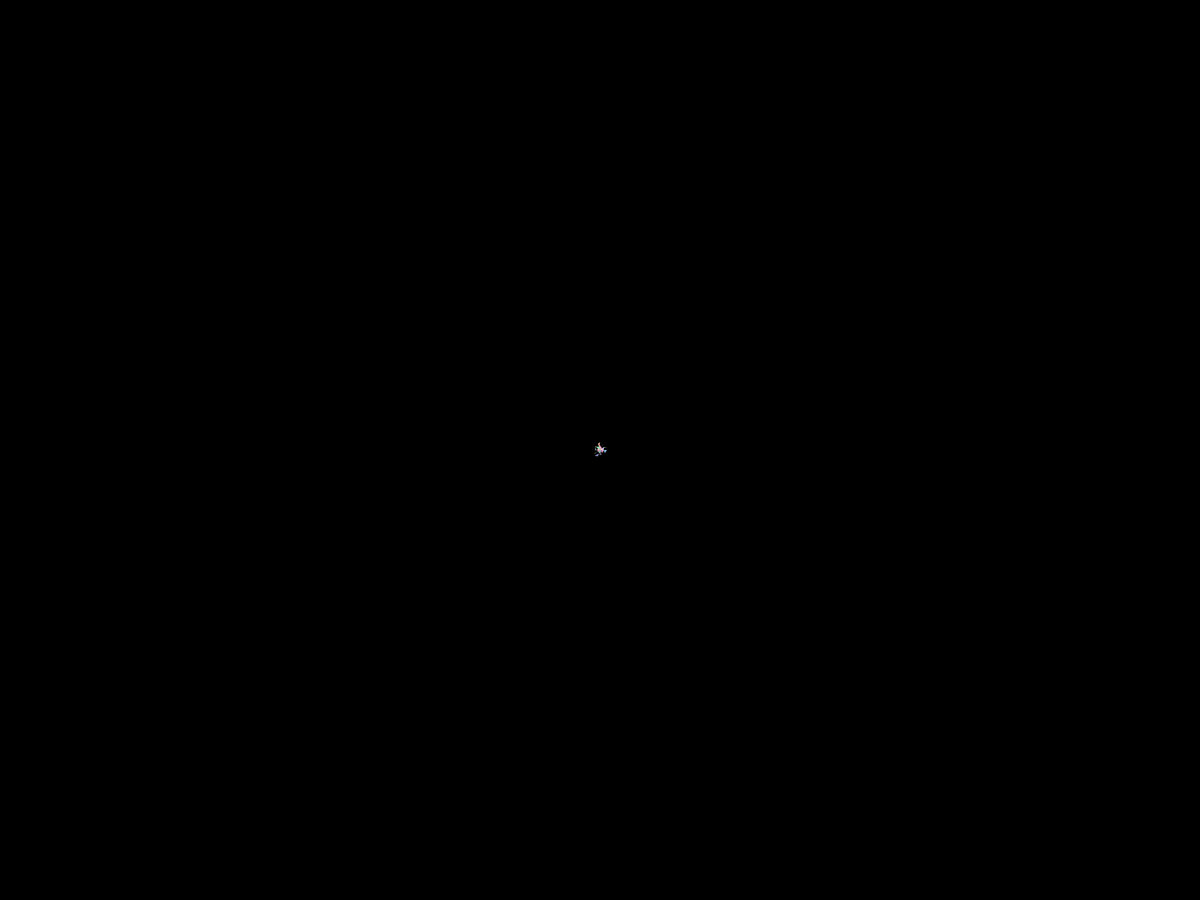
Frame 1 (no input)
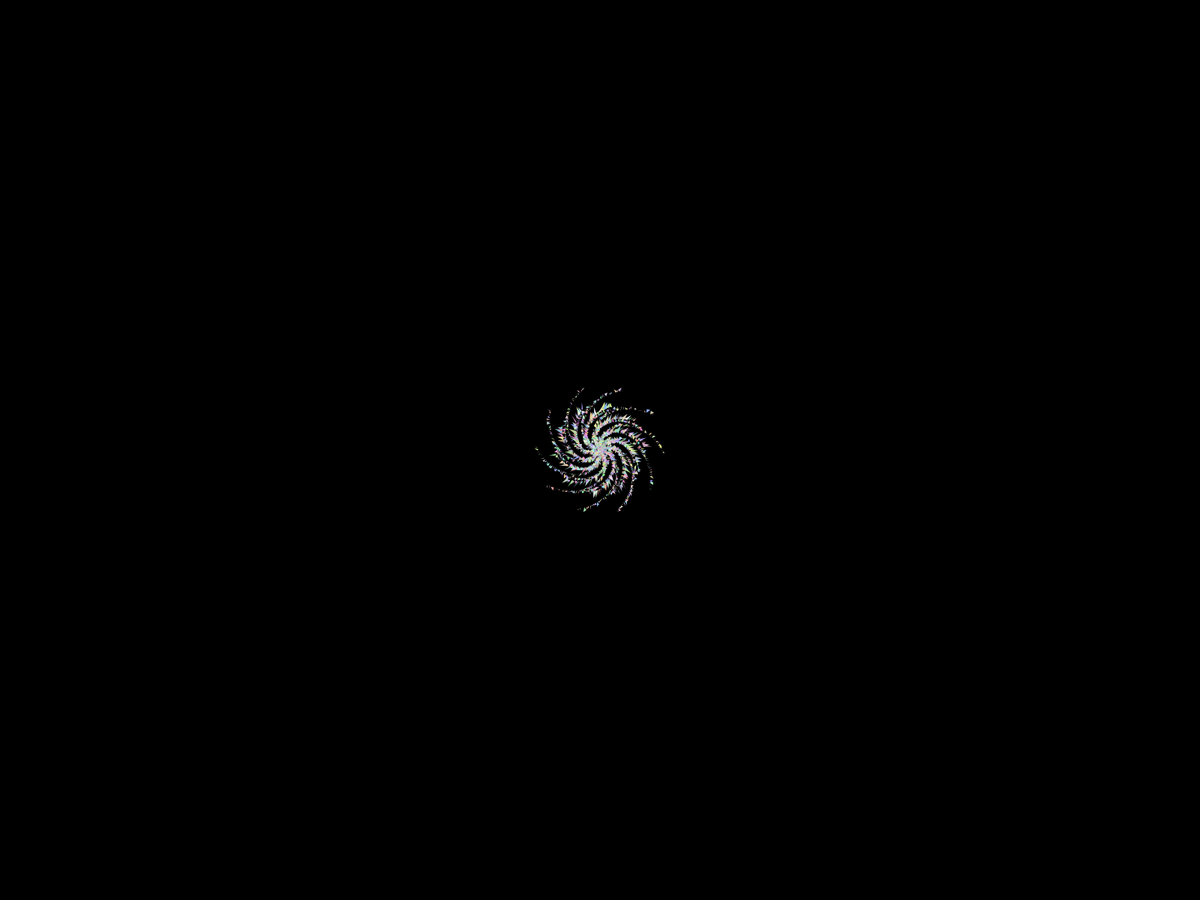
Frame 60 (the mouse pressed at the canvas centre just before this capture)
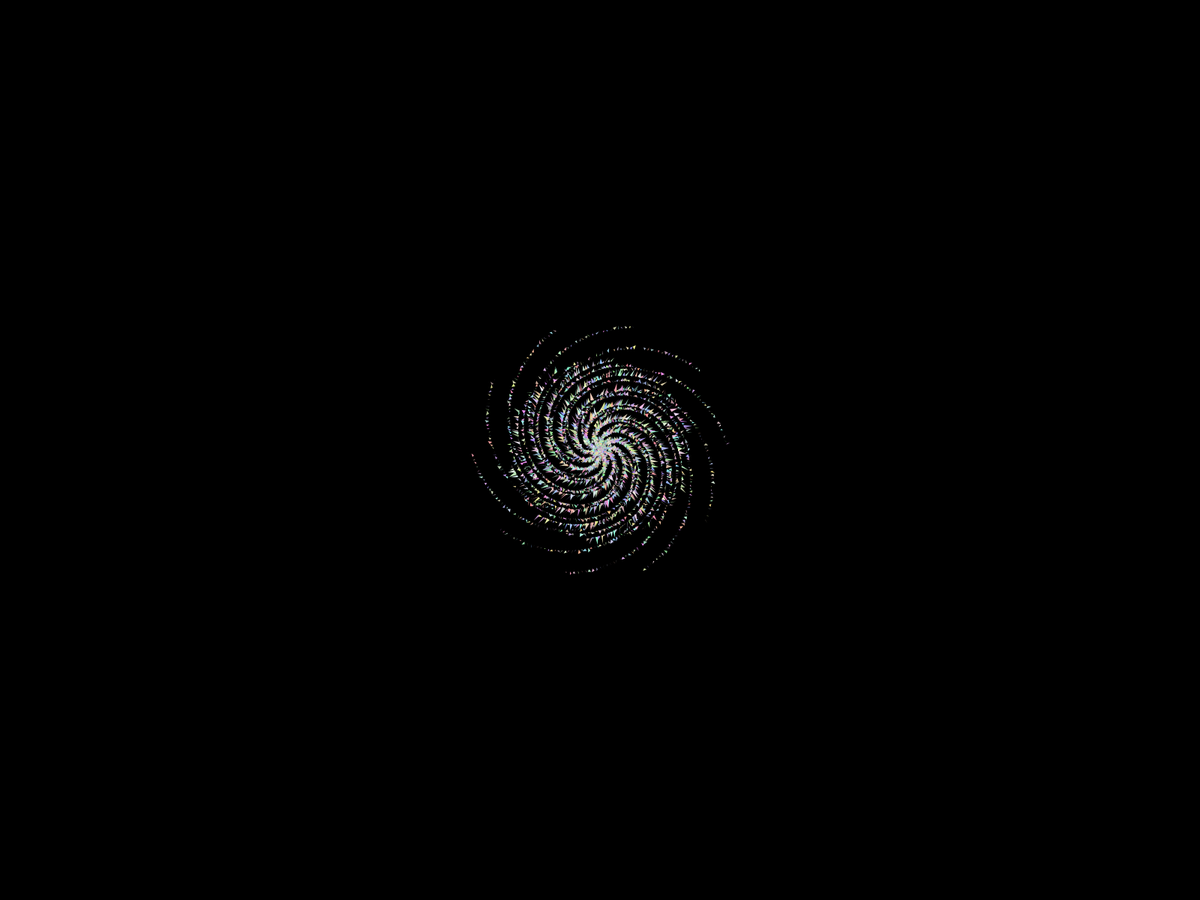
Frame 120 (the mouse held since frame 60 and released just before this capture)

The Processing sketch that drew these frames (run headless with seeded random() and noise(); from frame 60 on, the mouse is pressed at the canvas centre):

// Processing sketch: Spiraling
// ── Spiraling.pde
float angle, x, vx,y,vy, timeInterval;
void setup() {
  fullScreen();
  vx=1;
  vy=1;
  background(0);
  timeInterval=0;
}
void draw() {
  translate(width/2, height/2);
  noStroke();
  rotate(angle);
  int n=10;
  for (int i=0; i<n; i++) {
    rotate(2*PI/n);
    
    fill(random(130,255),random(130,255),random(130,255));
    triangle(x, 0, x+random(width/144),random(width/288), x, random(width/288));
    
    fill(random(130,255),random(130,255),random(130,255));
    triangle(width/288,y,random(width/288, width/144),y+random(width/288),random(width/288, width/144),y);
    
    fill(random(130,255),random(130,255),random(130,255));
    triangle(x,y,x+random(width/288),y+random(width/288),x+random(width/288),y); 
  }
  angle+=0.03;
  x+=vx;
  y+=vy;
  if (x>width/2 || x<0) {
    vx = -vx;
  }
  if (y>height/2 || y<0) {
    vy = -vy;
  }
  println(timeInterval);
  if(timeInterval==2000){
    println("yes!!");
    background(0);
    x=0;
    y=0;
    vx=1;
    vy=1;
    angle =0;
    timeInterval =0;
  }
  timeInterval++;
}
